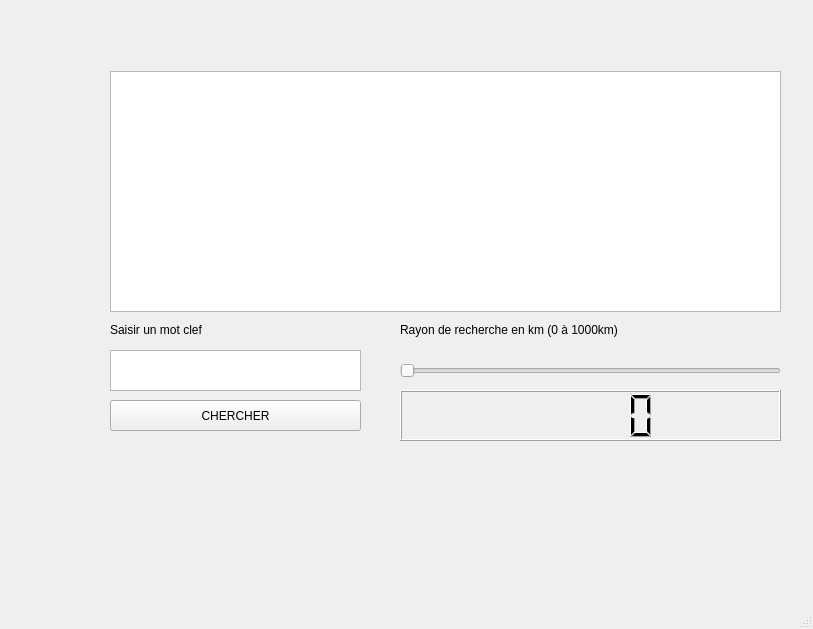
<?xml version="1.0" encoding="UTF-8"?>
<ui version="4.0">
 <class>MainWindow</class>
 <widget class="QMainWindow" name="MainWindow">
  <property name="geometry">
   <rect>
    <x>0</x>
    <y>0</y>
    <width>813</width>
    <height>629</height>
   </rect>
  </property>
  <property name="windowTitle">
   <string>MainWindow</string>
  </property>
  <widget class="QWidget" name="centralwidget">
   <widget class="QLCDNumber" name="lcdNumber">
    <property name="geometry">
     <rect>
      <x>400</x>
      <y>390</y>
      <width>381</width>
      <height>51</height>
     </rect>
    </property>
   </widget>
   <widget class="QPushButton" name="pushButton">
    <property name="geometry">
     <rect>
      <x>110</x>
      <y>400</y>
      <width>251</width>
      <height>31</height>
     </rect>
    </property>
    <property name="text">
     <string>CHERCHER</string>
    </property>
   </widget>
   <widget class="QSlider" name="horizontalSlider">
    <property name="geometry">
     <rect>
      <x>400</x>
      <y>360</y>
      <width>381</width>
      <height>22</height>
     </rect>
    </property>
    <property name="orientation">
     <enum>Qt::Horizontal</enum>
    </property>
   </widget>
   <widget class="QLabel" name="label">
    <property name="geometry">
     <rect>
      <x>400</x>
      <y>320</y>
      <width>281</width>
      <height>20</height>
     </rect>
    </property>
    <property name="text">
     <string>Rayon de recherche en km (0 à 1000km)</string>
    </property>
   </widget>
   <widget class="QTextEdit" name="textEdit">
    <property name="geometry">
     <rect>
      <x>110</x>
      <y>350</y>
      <width>251</width>
      <height>41</height>
     </rect>
    </property>
   </widget>
   <widget class="QLabel" name="label_2">
    <property name="geometry">
     <rect>
      <x>110</x>
      <y>320</y>
      <width>281</width>
      <height>20</height>
     </rect>
    </property>
    <property name="text">
     <string>Saisir un mot clef</string>
    </property>
   </widget>
   <widget class="QTableView" name="tableView">
    <property name="geometry">
     <rect>
      <x>110</x>
      <y>71</y>
      <width>671</width>
      <height>241</height>
     </rect>
    </property>
   </widget>
  </widget>
  <widget class="QMenuBar" name="menubar">
   <property name="geometry">
    <rect>
     <x>0</x>
     <y>0</y>
     <width>813</width>
     <height>22</height>
    </rect>
   </property>
  </widget>
  <widget class="QStatusBar" name="statusbar"/>
 </widget>
 <resources/>
 <connections>
  <connection>
   <sender>horizontalSlider</sender>
   <signal>valueChanged(int)</signal>
   <receiver>lcdNumber</receiver>
   <slot>display(int)</slot>
   <hints>
    <hint type="sourcelabel">
     <x>500</x>
     <y>390</y>
    </hint>
    <hint type="destinationlabel">
     <x>510</x>
     <y>437</y>
    </hint>
   </hints>
  </connection>
  <connection>
   <sender>pushButton</sender>
   <signal>clicked()</signal>
   <receiver>MainWindow</receiver>
   <slot>on_getButton_clicked()</slot>
   <hints>
    <hint type="sourcelabel">
     <x>253</x>
     <y>444</y>
    </hint>
    <hint type="destinationlabel">
     <x>254</x>
     <y>479</y>
    </hint>
   </hints>
  </connection>
 </connections>
 <slots>
  <slot>on_getButton_clicked()</slot>
 </slots>
</ui>
